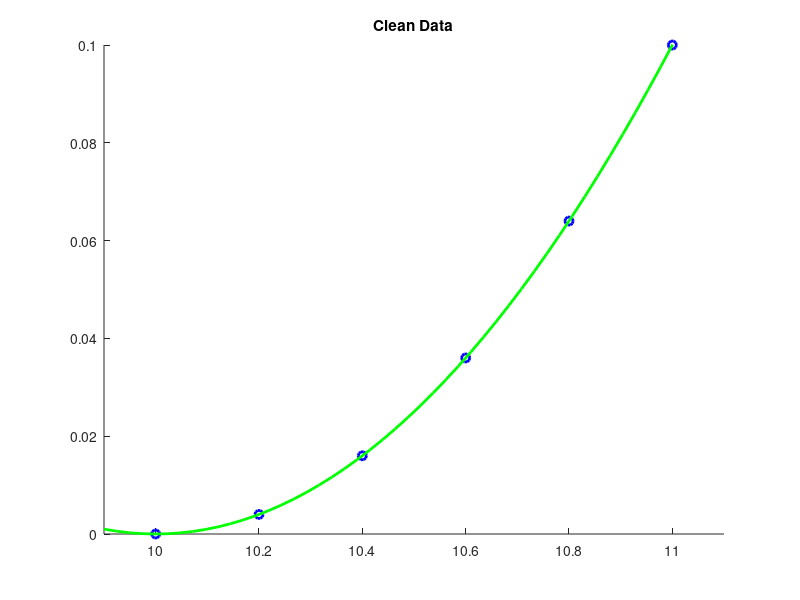
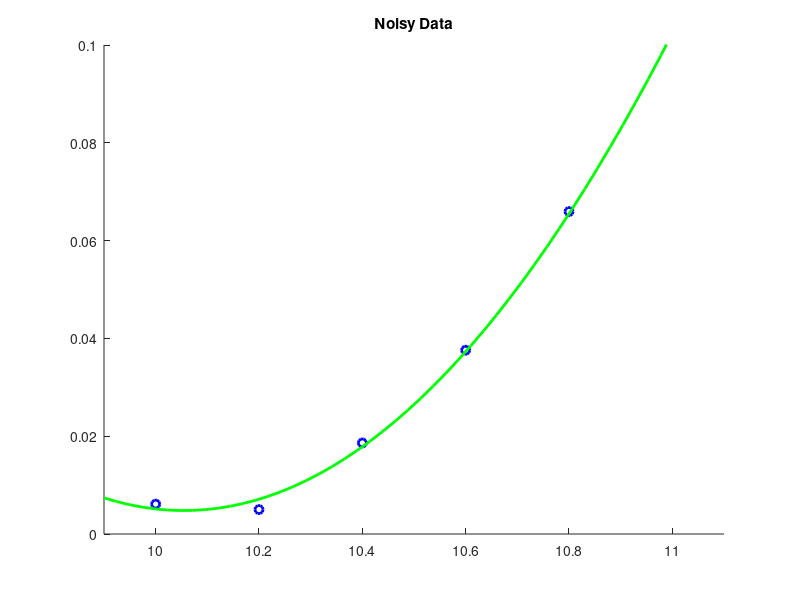

Write the MATLAB code that produced these figures, in order.
%% LSQquadSVD.m
%% Overview
% Illustrates the use of the *SVD* for the computation of a
% polynomial least squares fit

%% Example 1: Solving the least squares problem using singular value decomposition 

%%
% Data comes from the quadratic polynomial (no noise)
%
% $$ p(x) = \frac{1}{10} x^2 -2x + 10$$

clear all
close all
x = [10:0.2:11]';
disp('Clean Data')
y = [0:0.2:1]'.^2/10;
m = length(x);
hold on
plot(x, y, 'bo', 'LineWidth',2)
xlim([9.9 11.1])
ylim([0 0.1])
%pause
disp('Solving least squares problem with SVD')
A = [x.^2 x ones(m,1)]
% Compute the SVD of A
[U S V] = svd(A)
% find number of nonzero singular value = rank(A)
r = length(find(diag(S)))
Uhat = U(:,1:r)
Shat = S(1:r,1:r)
z = Shat\Uhat'*y;
% or 
%z = Uhat'*y./diag(Shat);
c = V*z
xx = linspace(9.9,11.1,50);
yy = c(1)*xx.^2+c(2)*xx+c(3);
plot(xx, yy, 'g-', 'LineWidth', 2)
title('Clean Data')
disp('Fitting with quadratic polynomial')
fprintf('p(x) = %3.2fx^2 + %3.2fx + %3.2f',c)
hold off

%% Example 1a: Fit using the pseudoinverse

disp('Coefficients obtained directly with pseudoinverse')
pinvA = pinv(A);
c = pinvA*y

%% Example 2: Fit "noisy" data using a quadratic polynomial

%%
% Note that again we do not need to re-compute the SVD of the matrix $A$
% for this part since the matrix $A$ is still the same. Only the data 
% vector $y$ has changed! 

%pause
disp('Noisy Data')
% Add 10% noise to the data
y = y + 0.1*max(y)*rand(size(y));
figure
hold on
plot(x, y, 'bo', 'LineWidth',2)
xlim([9.9 11.1])
ylim([0 0.1])
%pause
disp('Solving noisy least squares problem with SVD')
% No need to re-compute the SVD of A since A is the same, only
% y has changed!
z = Shat\Uhat'*y;
c = V*z
xx = linspace(9.9,11.1,50);
yy = c(1)*xx.^2+c(2)*xx+c(3);
plot(xx, yy, 'g-', 'LineWidth', 2)
title('Noisy Data')
disp('Fitting with quadratic polynomial')
fprintf('p(x) = %3.2fx^2 + %3.2fx + %3.2f',c)
hold off

%% Example 2a: Fit "noisy" data using the pseudoinverse

disp('Coefficients obtained directly with pseudoinverse (computed earlier)')
c = pinvA*y
